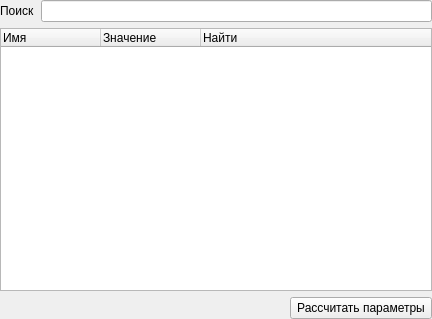
<?xml version="1.0" encoding="UTF-8"?>
<ui version="4.0">
 <class>ParamCalculateForm</class>
 <widget class="QWidget" name="ParamCalculateForm">
  <property name="geometry">
   <rect>
    <x>0</x>
    <y>0</y>
    <width>432</width>
    <height>319</height>
   </rect>
  </property>
  <property name="windowTitle">
   <string>Form</string>
  </property>
  <layout class="QVBoxLayout" name="verticalLayout_5">
   <property name="leftMargin">
    <number>0</number>
   </property>
   <property name="topMargin">
    <number>0</number>
   </property>
   <property name="rightMargin">
    <number>0</number>
   </property>
   <property name="bottomMargin">
    <number>0</number>
   </property>
   <item>
    <layout class="QHBoxLayout" name="searchLayout">
     <item>
      <widget class="QLabel" name="searchLbl">
       <property name="text">
        <string>Поиск</string>
       </property>
      </widget>
     </item>
     <item>
      <widget class="QLineEdit" name="searchInp"/>
     </item>
    </layout>
   </item>
   <item>
    <widget class="QTreeWidget" name="paramsTree">
     <attribute name="headerStretchLastSection">
      <bool>true</bool>
     </attribute>
     <column>
      <property name="text">
       <string>Имя</string>
      </property>
     </column>
     <column>
      <property name="text">
       <string>Значение</string>
      </property>
     </column>
     <column>
      <property name="text">
       <string>Найти</string>
      </property>
     </column>
    </widget>
   </item>
   <item>
    <layout class="QHBoxLayout" name="calcBtnLayout" stretch="2,1">
     <item>
      <widget class="QWidget" name="widget_1" native="true"/>
     </item>
     <item>
      <widget class="QPushButton" name="calculateBtn">
       <property name="text">
        <string>Рассчитать параметры</string>
       </property>
      </widget>
     </item>
    </layout>
   </item>
  </layout>
 </widget>
 <resources/>
 <connections/>
</ui>
